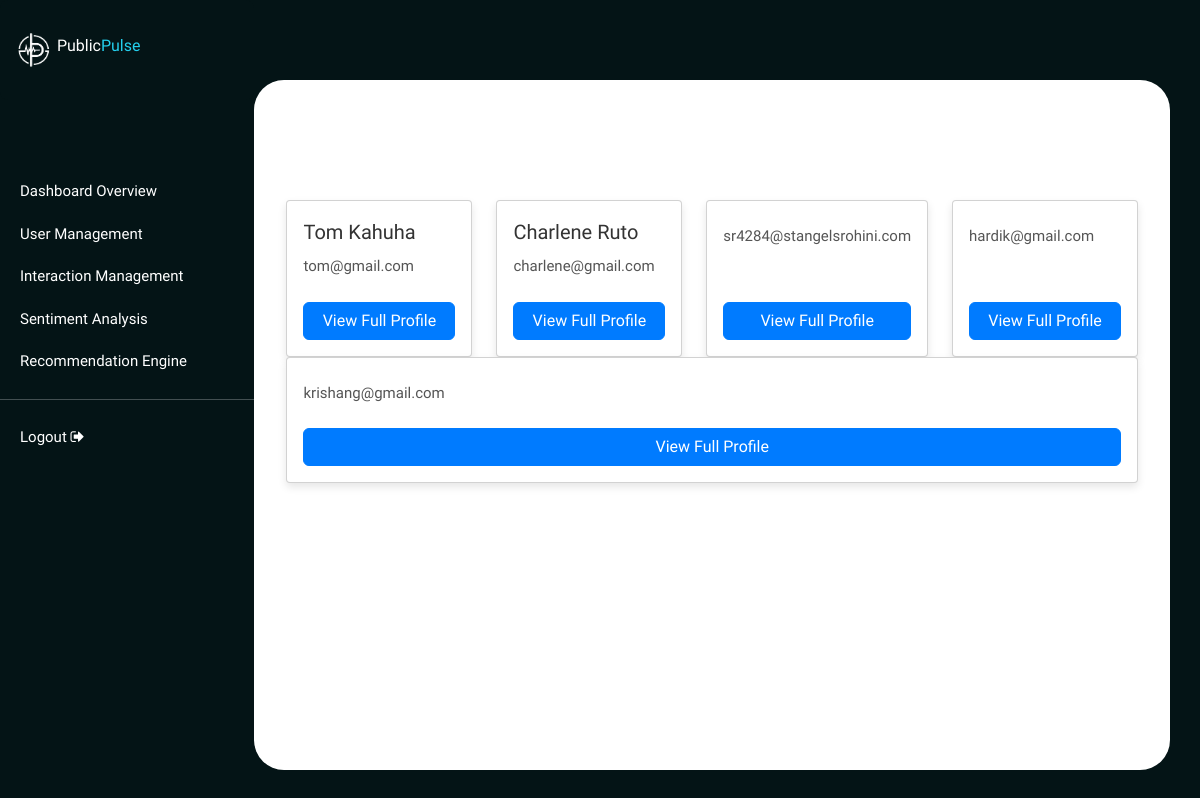
The page /pulse_admin/user_management on the database its author committed.
### chatbot/models.py (models this page shows, shortened)
class UserProfile(models.Model):
    user=models.OneToOneField(User, on_delete=models.CASCADE)
    first_name=models.CharField(max_length=100)
    last_name=models.CharField(max_length=100)
    email=models.EmailField(max_length=100)
    sub_county=models.CharField(max_length=100)
    ward=models.CharField(max_length=100)

### pulse_admin/views.py (the view)
# urls.py: path('user_management', views.user_management, name='user_management'),
def user_management(request):
    profiles=UserProfile.objects.all()
    return render(request, 'admin/user_management.html', {'profiles':profiles})

### templates/admin/user_management.html
{% extends 'base.html' %}
{% block content %}
{% load static %}
<link rel="stylesheet" type="text/css" href="{% static 'admin.css' %}">
<div class="dashboard">
    <div class="admin-side sidebar">
        <div class="logo container">
            <img src="{% static 'Images/publicpulselogo.png' %}" alt="ResolveIt Logo">
            <a href="/">
                <h4>Public<span>Pulse</span></h4>
            </a>
        </div>
        <div class="sidebar-navigation">
            <a href="admin_dashboard">Dashboard Overview</a>
            <a href="user_management">User Management</a>
            <a href="interaction_management">Interaction Management</a>
            <a href="">Sentiment Analysis</a>
            <a href="generate_recommendations">Recommendation Engine</a>
            <hr/>
            <a href="logout" class="logout">Logout <i class="fa fa-sign-out" aria-hidden="true"></i></a>
        </div>
    </div>
    <div class="main">
        <div class="content">
            <div class="profiles container">
                <div class="row">
                    {% for profile in profiles %}
                    <div class="col">
                        <div class="card h-100">
                            <div class="card-body d-flex flex-column">
                                <div class="card-title">
                                    {{ profile.first_name }} {{ profile.last_name }}
                                </div>
                                <div class="card-text mb-4">
                                    {{ profile.user.email }}
                                </div>
                                <a href="{% url 'user_detail' user_id=profile.user.id %}" class="btn btn-primary mt-auto">
                                    View Full Profile
                                </a>
                            </div>
                        </div>
                    </div>
                    {% endfor %}
                </div>
            </div>
        </div>
    </div>
</div>
{% endblock %}

### static/styles.css (style rules this page uses)
* { margin: 0; }
body, html { background-color: #041416 !important; font-family: "Inknut Antiqua" !important; }
.logo { width: 100px; height: 100px; }

### static/admin.css (style rules this page uses)
* { margin: 0; padding: 0; box-sizing: border-box; }
body, html { background-color: #041416 !important; font-family: "Inknut Antiqua" !important; }
.dashboard { display: flex; justify-content: center; }
.main { display: flex; flex-wrap: wrap; flex-grow: 1; background-color: white; border-radius: 30px; margin-top: 80px; justify-content: center; margin-right: 30px; margin-bottom: 30px; }
.admin-side { width: 300px; background-color: #041416; color: white; height: 100vh; padding-bottom: 50px; }
.admin-side .logo { padding: 10px; display: flex; justify-content: flex-start; align-items: center; background-color: #041416; margin-top: 0px; }
.admin-side .logo a { text-decoration: none; color: white; font-size: 10px; }
.admin-side .logo img { max-width: 20%; height: auto; }
.admin-side .logo h4 { font-size: 16px; color: white; }
.admin-side .logo span { color: #24CFED; }
.sidebar-navigation { margin-top: -10px; }
.sidebar-navigation a { display: block; color: white; font-size: 15px; padding: 10px 20px; text-decoration: none; transition: color 0.3s ease, background-color 0.3s ease; }
.content { padding: 20px; }
.container { width: 70%; max-width: 700px; margin: 5rem auto; padding: 20px; font-size: 15px; background-color: #fff; border-radius: 8px; }
.profiles .card { box-shadow: 0 4px 8px rgba(0, 0, 0, 0.1); border-radius: 0.25rem; }
.profiles .card-title { font-size: 1.25rem; color: #333; }
.profiles .card-text { color: #555; }
.profiles .btn-primary { background-color: #007bff; border-color: #007bff; }

### rows shown on the page
UserProfile: first_name "Tom", last_name "Kahuha", user.email "tom@gmail.com"
UserProfile: first_name "Charlene", last_name "Ruto", user.email "charlene@gmail.com"
UserProfile: user.email "sr4284@stangelsrohini.com"
UserProfile: user.email "hardik@gmail.com"
UserProfile: user.email "krishang@gmail.com"
